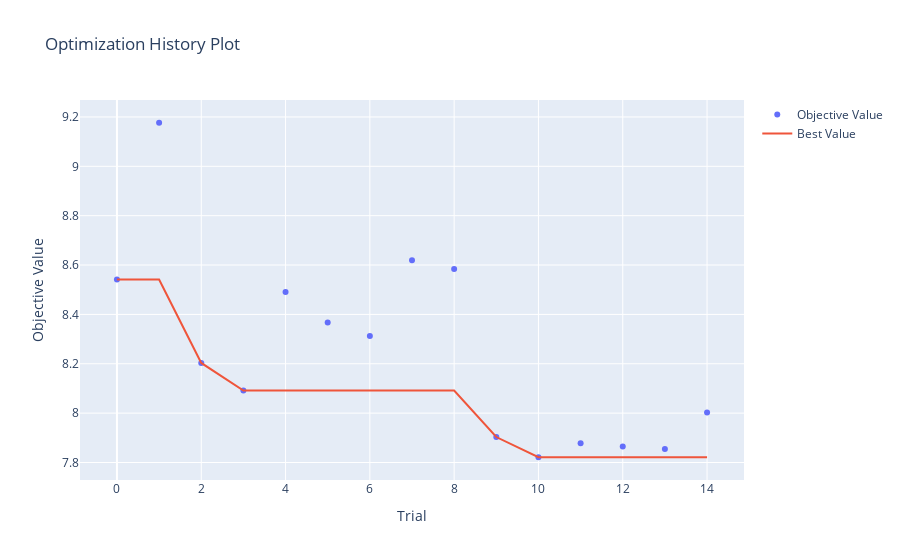
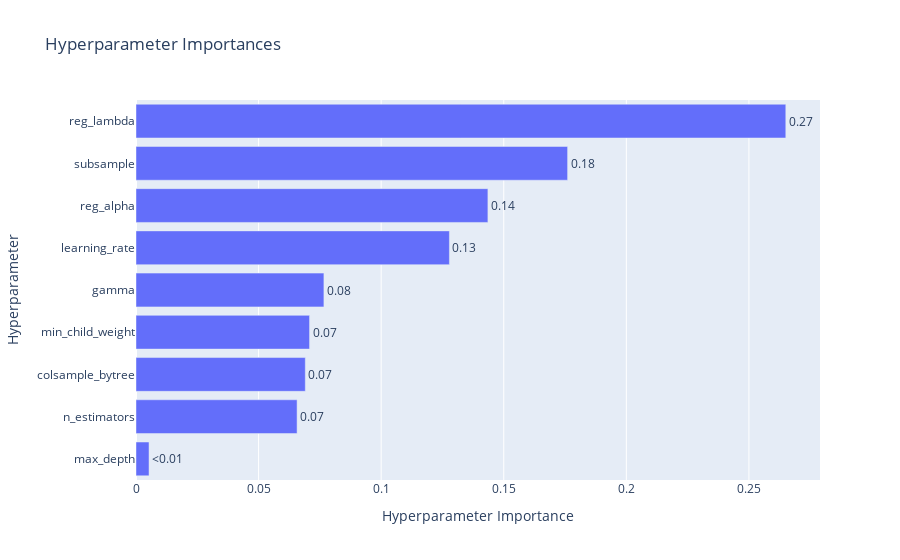

Notebook code for these charts, in order:
### Code cell
# Visualizations
vis.plot_optimization_history(study_xg).show()
vis.plot_param_importances(study_xg).show()

### Figure 1 — Plotly figure (JSON) as saved in the notebook; plotly's stock layout.template omitted (floating-point values rounded to 4 significant figures)
{"data": [{"mode": "markers", "name": "Objective Value", "x": [0, 1, 2, 3, 4, 5, 6, 7, 8, 9, 10, 11, 12, 13, 14], "y": [8.542, 9.176, 8.203, 8.092, 8.49, 8.367, 8.312, 8.619, 8.583, 7.903, 7.821, 7.878, 7.865, 7.855, 8.003], "type": "scatter"}, {"mode": "lines", "name": "Best Value", "x": [0, 1, 2, 3, 4, 5, 6, 7, 8, 9, 10, 11, 12, 13, 14], "y": [8.542, 8.542, 8.203, 8.092, 8.092, 8.092, 8.092, 8.092, 8.092, 7.903, 7.821, 7.821, 7.821, 7.821, 7.821], "type": "scatter"}, {"marker": {"color": "#cccccc"}, "mode": "markers", "name": "Infeasible Trial", "showlegend": false, "x": [], "y": [], "type": "scatter"}], "layout": {"title": {"text": "Optimization History Plot"}, "xaxis": {"title": {"text": "Trial"}}, "yaxis": {"title": {"text": "Objective Value"}}}}

### Figure 2 — Plotly figure (JSON) as saved in the notebook; plotly's stock layout.template omitted (floating-point values rounded to 4 significant figures)
{"data": [{"cliponaxis": false, "hovertemplate": ["max_depth (IntDistribution): 0.005316899991219476<extra></extra>", "n_estimators (IntDistribution): 0.06570789136155551<extra></extra>", "colsample_bytree (FloatDistribution): 0.06906515549773506<extra></extra>", "min_child_weight (IntDistribution): 0.07079285557799303<extra></extra>", "gamma (FloatDistribution): 0.07664807133314802<extra></extra>", "learning_rate (FloatDistribution): 0.12783343358837912<extra></extra>", "reg_alpha (FloatDistribution): 0.143538510472943<extra></extra>", "subsample (FloatDistribution): 0.17604978399738508<extra></extra>", "reg_lambda (FloatDistribution): 0.26504739817964185<extra></extra>"], "name": "Objective Value", "orientation": "h", "text": ["<0.01", "0.07", "0.07", "0.07", "0.08", "0.13", "0.14", "0.18", "0.27"], "textposition": "outside", "x": [0.005317, 0.06571, 0.06907, 0.07079, 0.07665, 0.1278, 0.1435, 0.176, 0.265], "y": ["max_depth", "n_estimators", "colsample_bytree", "min_child_weight", "gamma", "learning_rate", "reg_alpha", "subsample", "reg_lambda"], "type": "bar"}], "layout": {"title": {"text": "Hyperparameter Importances"}, "xaxis": {"title": {"text": "Hyperparameter Importance"}}, "yaxis": {"title": {"text": "Hyperparameter"}}}}
